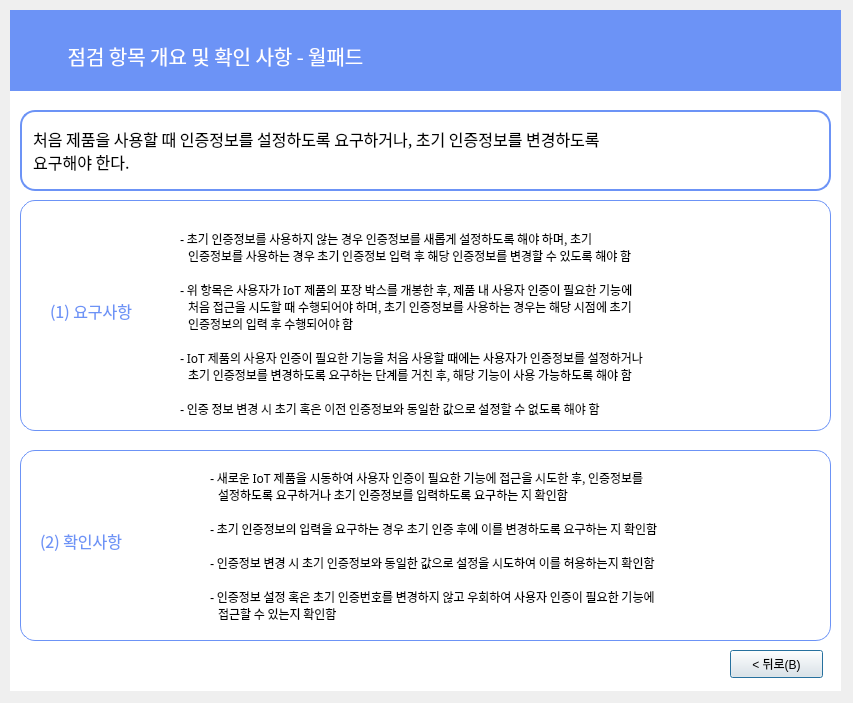
<?xml version="1.0" encoding="UTF-8"?>
<ui version="4.0">
 <class>Dialog</class>
 <widget class="QDialog" name="Dialog">
  <property name="geometry">
   <rect>
    <x>0</x>
    <y>0</y>
    <width>853</width>
    <height>703</height>
   </rect>
  </property>
  <property name="windowTitle">
   <string>Dialog</string>
  </property>
  <widget class="QLabel" name="label_6">
   <property name="geometry">
    <rect>
     <x>10</x>
     <y>10</y>
     <width>831</width>
     <height>681</height>
    </rect>
   </property>
   <property name="font">
    <font>
     <family>Gmarket Sans TTF</family>
     <pointsize>16</pointsize>
     <weight>50</weight>
     <bold>false</bold>
     <kerning>true</kerning>
    </font>
   </property>
   <property name="autoFillBackground">
    <bool>false</bool>
   </property>
   <property name="styleSheet">
    <string notr="true">background-color: rgb(255,255,255);
border-color: rgb(0, 0, 0);</string>
   </property>
   <property name="text">
    <string/>
   </property>
   <property name="scaledContents">
    <bool>false</bool>
   </property>
   <property name="alignment">
    <set>Qt::AlignCenter</set>
   </property>
  </widget>
  <widget class="QLabel" name="label_7">
   <property name="geometry">
    <rect>
     <x>10</x>
     <y>10</y>
     <width>831</width>
     <height>81</height>
    </rect>
   </property>
   <property name="font">
    <font>
     <family>Gmarket Sans TTF</family>
     <pointsize>11</pointsize>
     <weight>50</weight>
     <bold>false</bold>
     <kerning>true</kerning>
    </font>
   </property>
   <property name="autoFillBackground">
    <bool>false</bool>
   </property>
   <property name="styleSheet">
    <string notr="true">background-color: rgb(108, 147, 246);
border-color: rgb(0, 0, 0);</string>
   </property>
   <property name="text">
    <string/>
   </property>
   <property name="scaledContents">
    <bool>false</bool>
   </property>
  </widget>
  <widget class="QLabel" name="label_8">
   <property name="geometry">
    <rect>
     <x>10</x>
     <y>30</y>
     <width>411</width>
     <height>51</height>
    </rect>
   </property>
   <property name="font">
    <font>
     <family>AppleSDGothicNeoM00</family>
     <pointsize>15</pointsize>
    </font>
   </property>
   <property name="styleSheet">
    <string notr="true">color : rgb(255, 255, 255)</string>
   </property>
   <property name="text">
    <string>점검 항목 개요 및 확인 사항 - 월패드</string>
   </property>
   <property name="alignment">
    <set>Qt::AlignCenter</set>
   </property>
  </widget>
  <widget class="QLabel" name="label_9">
   <property name="geometry">
    <rect>
     <x>20</x>
     <y>110</y>
     <width>811</width>
     <height>81</height>
    </rect>
   </property>
   <property name="font">
    <font>
     <family>AppleSDGothicNeoM00</family>
     <pointsize>12</pointsize>
     <weight>50</weight>
     <bold>false</bold>
     <kerning>true</kerning>
    </font>
   </property>
   <property name="autoFillBackground">
    <bool>false</bool>
   </property>
   <property name="styleSheet">
    <string notr="true">background-color : rgb(255, 255, 255);

border: 2px solid rgb(108, 147, 246);
border-radius:15px</string>
   </property>
   <property name="text">
    <string>  처음 제품을 사용할 때 인증정보를 설정하도록 요구하거나, 초기 인증정보를 변경하도록
  요구해야 한다.</string>
   </property>
   <property name="scaledContents">
    <bool>false</bool>
   </property>
  </widget>
  <widget class="QLabel" name="label">
   <property name="geometry">
    <rect>
     <x>50</x>
     <y>290</y>
     <width>111</width>
     <height>41</height>
    </rect>
   </property>
   <property name="font">
    <font>
     <family>AppleSDGothicNeoM00</family>
     <pointsize>12</pointsize>
    </font>
   </property>
   <property name="styleSheet">
    <string notr="true">color: rgb(108, 147, 246);</string>
   </property>
   <property name="text">
    <string>(1) 요구사항</string>
   </property>
  </widget>
  <widget class="QLabel" name="label_3">
   <property name="geometry">
    <rect>
     <x>40</x>
     <y>520</y>
     <width>111</width>
     <height>41</height>
    </rect>
   </property>
   <property name="font">
    <font>
     <family>AppleSDGothicNeoM00</family>
     <pointsize>12</pointsize>
    </font>
   </property>
   <property name="styleSheet">
    <string notr="true">color: rgb(108, 147, 246);</string>
   </property>
   <property name="text">
    <string>(2) 확인사항</string>
   </property>
  </widget>
  <widget class="QLabel" name="label_4">
   <property name="geometry">
    <rect>
     <x>210</x>
     <y>460</y>
     <width>571</width>
     <height>171</height>
    </rect>
   </property>
   <property name="font">
    <font>
     <family>AppleSDGothicNeoM00</family>
     <pointsize>9</pointsize>
    </font>
   </property>
   <property name="text">
    <string>- 새로운 IoT 제품을 시동하여 사용자 인증이 필요한 기능에 접근을 시도한 후, 인증정보를
   설정하도록 요구하거나 초기 인증정보를 입력하도록 요구하는 지 확인함

- 초기 인증정보의 입력을 요구하는 경우 초기 인증 후에 이를 변경하도록 요구하는 지 확인함

- 인증정보 변경 시 초기 인증정보와 동일한 값으로 설정을 시도하여 이를 허용하는지 확인함

- 인증정보 설정 혹은 초기 인증번호를 변경하지 않고 우회하여 사용자 인증이 필요한 기능에
   접근할 수 있는지 확인함</string>
   </property>
  </widget>
  <widget class="QLabel" name="label_5">
   <property name="geometry">
    <rect>
     <x>20</x>
     <y>450</y>
     <width>811</width>
     <height>191</height>
    </rect>
   </property>
   <property name="styleSheet">
    <string notr="true">background-color : rgb(255, 255, 255);

border: 1px solid rgb(108, 147, 246);
border-radius:15px</string>
   </property>
   <property name="text">
    <string/>
   </property>
  </widget>
  <widget class="QLabel" name="label_10">
   <property name="geometry">
    <rect>
     <x>20</x>
     <y>200</y>
     <width>811</width>
     <height>231</height>
    </rect>
   </property>
   <property name="styleSheet">
    <string notr="true">background-color : rgb(255, 255, 255);

border: 1px solid rgb(108, 147, 246);
border-radius:15px</string>
   </property>
   <property name="text">
    <string/>
   </property>
  </widget>
  <widget class="QPushButton" name="pushButton_4">
   <property name="geometry">
    <rect>
     <x>730</x>
     <y>650</y>
     <width>93</width>
     <height>28</height>
    </rect>
   </property>
   <property name="text">
    <string>&lt; 뒤로(B)</string>
   </property>
  </widget>
  <widget class="QLabel" name="label_21">
   <property name="geometry">
    <rect>
     <x>180</x>
     <y>220</y>
     <width>568</width>
     <height>207</height>
    </rect>
   </property>
   <property name="font">
    <font>
     <family>AppleSDGothicNeoM00</family>
     <pointsize>9</pointsize>
    </font>
   </property>
   <property name="text">
    <string>- 초기 인증정보를 사용하지 않는 경우 인증정보를 새롭게 설정하도록 해야 하며, 초기
   인증정보를 사용하는 경우 초기 인증정보 입력 후 해당 인증정보를 변경할 수 있도록 해야 함

- 위 항목은 사용자가 IoT 제품의 포장 박스를 개봉한 후, 제품 내 사용자 인증이 필요한 기능에
   처음 접근을 시도할 때 수행되어야 하며, 초기 인증정보를 사용하는 경우는 해당 시점에 초기
   인증정보의 입력 후 수행되어야 함

- IoT 제품의 사용자 인증이 필요한 기능을 처음 사용할 때에는 사용자가 인증정보를 설정하거나
   초기 인증정보를 변경하도록 요구하는 단계를 거친 후, 해당 기능이 사용 가능하도록 해야 함

- 인증 정보 변경 시 초기 혹은 이전 인증정보와 동일한 값으로 설정할 수 없도록 해야 함</string>
   </property>
  </widget>
  <zorder>label_6</zorder>
  <zorder>label_10</zorder>
  <zorder>label_5</zorder>
  <zorder>label_7</zorder>
  <zorder>label_8</zorder>
  <zorder>label_9</zorder>
  <zorder>label</zorder>
  <zorder>label_3</zorder>
  <zorder>label_4</zorder>
  <zorder>pushButton_4</zorder>
  <zorder>label_21</zorder>
 </widget>
 <resources/>
 <connections/>
</ui>
